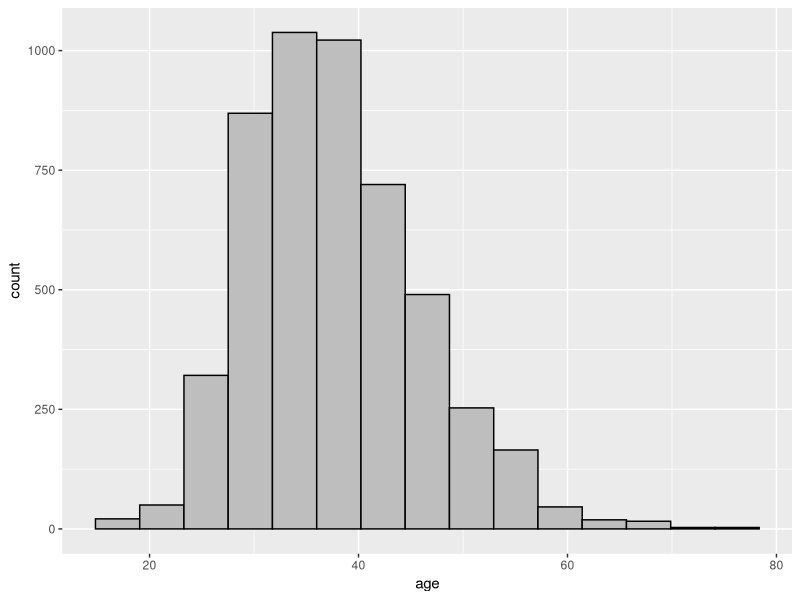
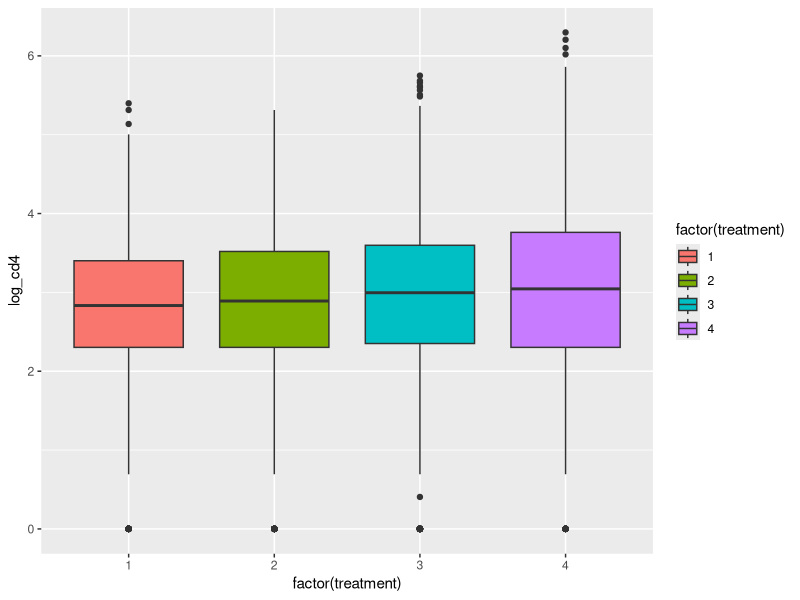
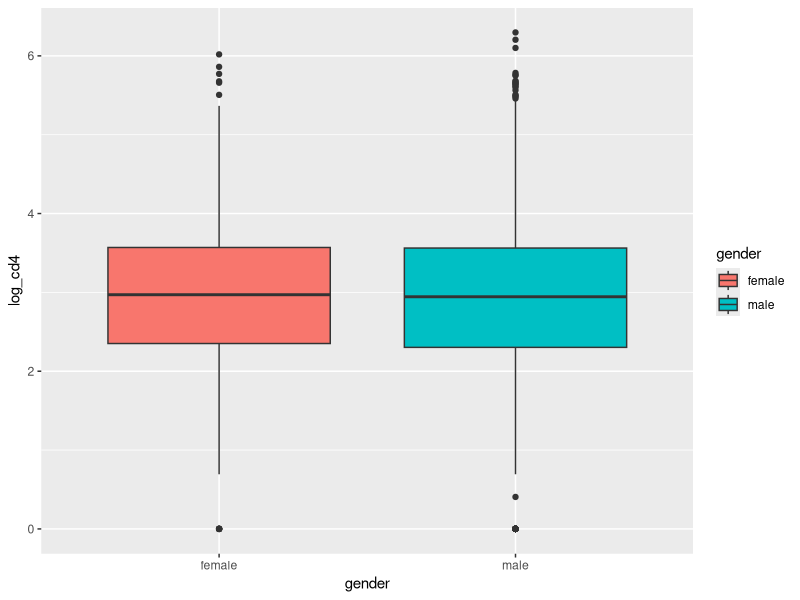
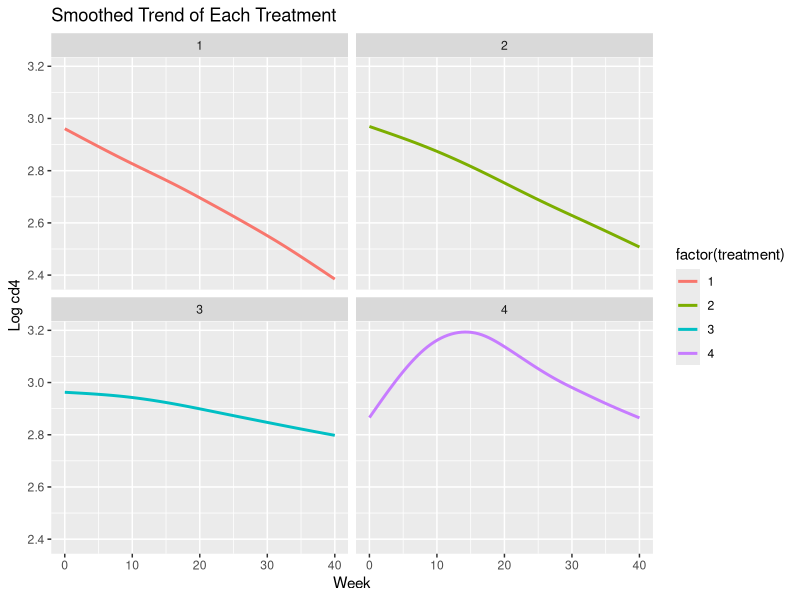
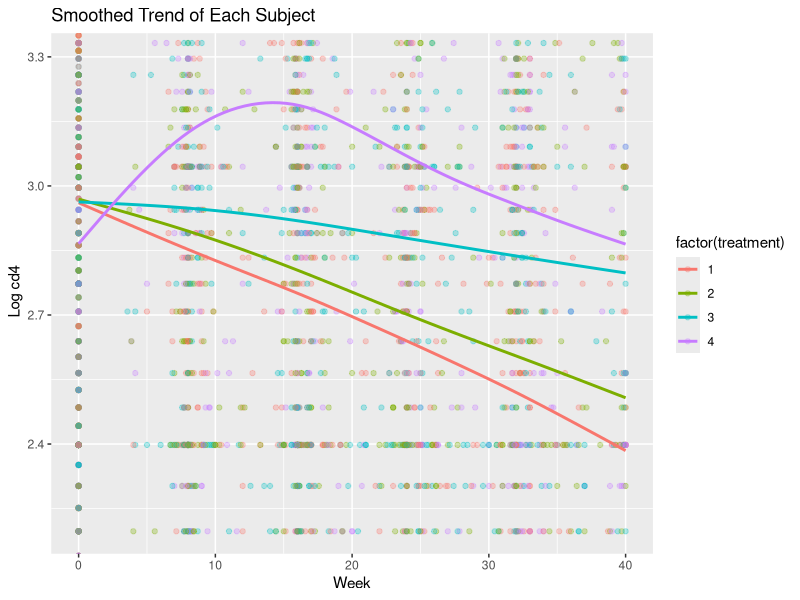
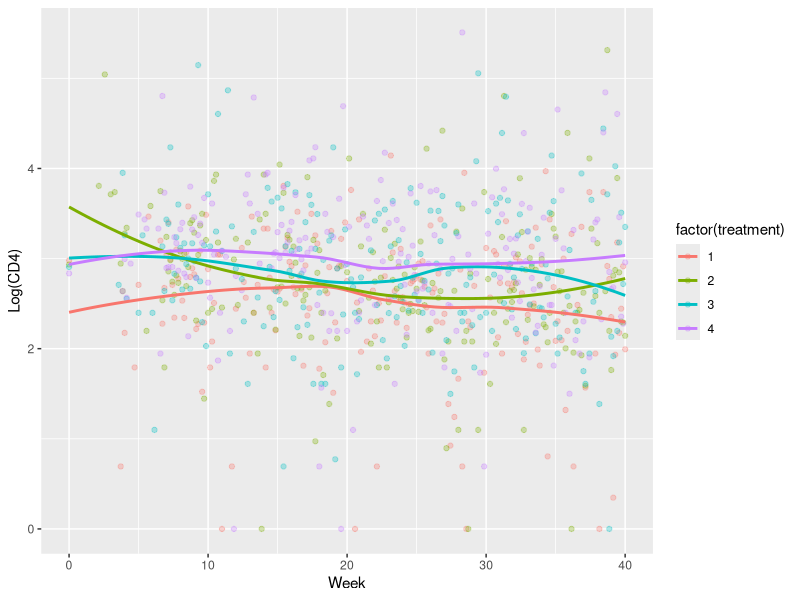
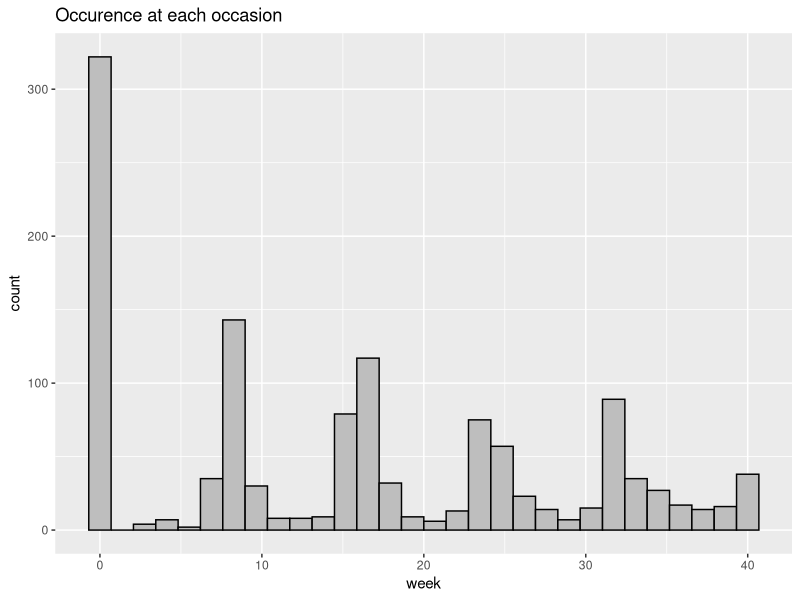
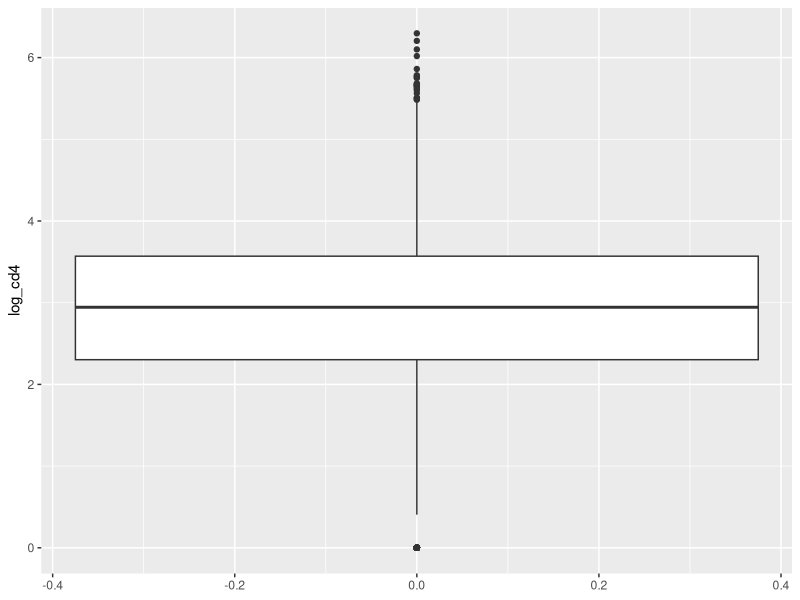

Reproduce these figures in R, in order. (Note: this script raises an error after producing the figures.)
## ---- chunk 1
library(tidyverse)
library(nlme)
library(mgcv)
aids = read.csv("aids.csv")

glimpse(aids)

head(aids)
## ---- chunk 2
subjects = unique(aids$id)
subjects = max(subjects)
subjects
## ---- chunk 3
x = aids %>% 
  group_by(id) %>% 
  filter(treatment == 4)


summary(aids$age)
## ---- chunk 4
summary(aids)

aids %>% 
  summarize(mean_log_cd4 = mean(log_cd4, na.rm = TRUE), 
            stdev_log_cd4 = sd(log_cd4, na.rm = TRUE))
aids %>% 
  group_by(treatment) %>% 
  summarize(mean_log_cd4 = mean(log_cd4, na.rm = TRUE), 
            stdev_log_cd4 = sd(log_cd4, na.rm = TRUE))
## ---- chunk 5
# Distribution of Age
aids %>% 
  ggplot(aes(x = age)) + 
  geom_histogram(bins = 15, color = "black", fill = "gray")
## ---- chunk 6
# Distribution of people in each treatment group
table(aids$treatment)
round(prop.table(table(aids$treatment)), 2)
## ---- chunk 7
#Boxplot based on treatment group
aids %>% 
  ggplot(aes(x = factor(treatment), y = log_cd4, 
             fill = factor(treatment))) +
  geom_boxplot()
## ---- chunk 8
#Boxplot based on gender
aids %>% 
  ggplot(aes(x = gender, y = log_cd4, fill = gender)) +
  geom_boxplot()
## ---- chunk 9
# Mean log_cd4 per week of each treatment 

aids %>% 
 ggplot(aes(x = week, y = log_cd4,  color =  factor(treatment))) +  
 labs(title = "Smoothed Trend of Each Treatment",
      y = "Log cd4", x = "Week") +
 geom_smooth(se = FALSE) +
  facet_wrap(~factor(treatment))

## ---- chunk 10

# Trends pf each subject per week separated by treatment
aids %>% 
 ggplot(aes(x = week, y = log_cd4, color = factor(treatment)))+
 geom_point(alpha = 0.3) +
 geom_smooth(se = FALSE) +
 coord_cartesian(ylim = c(2.2,3.3)) + 
 labs(title = "Smoothed Trend of Each Subject",
      y = " Log cd4", x = "Week")
## ---- chunk 11
aids %>% 
  group_by(treatment, week) %>% 
  summarize(mean_log_cd4 = mean(log_cd4, na.rm = TRUE)) %>% 
  ggplot(aes(x = week, y = mean_log_cd4, color = factor(treatment))) +
  geom_point(alpha = 0.3) +
  geom_smooth(method = "loess", se = FALSE) + 
  labs(x = "Week", y = "Log(CD4)")
## ---- chunk 12
aids %>%
  group_by(id) %>% 
  count() %>% 
  summary()
## ---- chunk 13
aids %>%
  group_by(treatment) %>% 
  distinct(id) %>% 
  count()
## ---- chunk 14
aids %>% 
  filter(treatment == 2) %>% 
  ggplot(aes(x = week)) +
  geom_histogram(color = "black", fill = "gray") +
  labs(title = "Occurence at each occasion ")
## ---- chunk 15
aids %>% 
  ggplot(aes(y = log_cd4)) +
  geom_boxplot()
## ---- chunk 16
#outliers values
tibble(outliers = boxplot.stats(aids$log_cd4)$out )

#number of outliers 
observerd = tibble(r = boxplot.stats(aids$log_cd4)$out) %>% 
  nrow()

#expected number of outliers are
expected = nrow(aids) * .05
## ---- chunk 17

aids %>% 
  ggplot(aes(x = log_cd4)) +
   geom_histogram(bins = 15, color = "black", fill = "gray") +
   labs(title = "Histogram of Log_cd4")
  

## ---- chunk 18

# Standardized of log_cd4 with mean 0 and sd 1 
log_cd4 = aids$log_cd4

scaled = scale(log_cd4)
colMeans(scaled)
apply(scaled, 2, sd)

tibble(r = scaled) %>% 
  ggplot(aes(x = r)) +
  geom_histogram( color = "black", fill = "gray") +
  labs(title = "Standardized Histogram of Log_cd4")
## ---- chunk 19
model1 = lme(log_cd4 ~ occasion + I(occasion^2) + 
               treatment + treatment:occasion + age + gender, data = aids,
             random = ~ occasion + I(occasion^2)| id,
             method = "REML")

## ---- chunk 20


aids = aids %>% 
  mutate(occasion = ceiling(week),
         gender = factor(gender, level = c("male", "female")),
         treatment = as.factor(treatment))



model1 = lme(log_cd4 ~ occasion*treatment + age + gender, data = aids,
             random = ~ occasion| id,
             method = "REML")

summary(model1)
## ---- chunk 21
model1 = lme(log_cd4 ~ occasion + I(occasion^2) + 
             treatment:occasion + age + gender, data = aids,
             random = ~ occasion + I(occasion^2)| id,
             method = "REML")

summary(model1)
## ---- chunk 22
model_no_gender = lme(log_cd4 ~ occasion + I(occasion^2) + 
             treatment:occasion + treatment:I(occasion^2) +
               age, data = aids,
             random = ~ occasion + I(occasion^2)| id,
             method = "ML")

model = lme(log_cd4 ~ occasion + I(occasion^2) + 
             treatment:occasion + treatment:I(occasion^2) + age + gender, data = aids,
             random = ~ occasion + I(occasion^2)| id,
             method = "ML")

anova(model_no_gender, model)
## ---- chunk 23
model_interactions = lme(log_cd4 ~  occasion + I(occasion^2) + 
             treatment:occasion + treatment:I(occasion^2) + 
               age, data = aids,
             random = ~ occasion + I(occasion^2)| id,
             method = "ML")

model_without_interaction = lme(log_cd4 ~  occasion + I(occasion^2) + 
             age, data = aids,
             random = ~ occasion + I(occasion^2)| id,
             method = "ML")

anova(model_interactions, model_without_interaction)
## ---- chunk 24


model_no_gender = lme(log_cd4 ~ occasion + I(occasion^2) + 
             treatment:occasion + treatment:I(occasion^2)
               +  age, data = aids,
             random = ~ occasion + I(occasion^2)| id,
             method = "REML")
summary(model_no_gender)
## ---- chunk 25
model_linear = lme(log_cd4 ~ occasion  + 
             treatment:occasion +  age, data = aids,
             random = ~ 1| id,
             method = "REML")

model_quadratic = lme(log_cd4 ~ occasion + I(occasion^2) + 
             treatment:occasion + treatment:I(occasion^2)
               +  age, data = aids,
             random = ~ occasion + I(occasion^2)| id,
             method = "REML")

summary(model_linear)
summary(model_quadratic)

## ---- chunk 26
aids <- aids %>% 
    mutate(knot_term = if_else(occasion > 20, occasion, 0)) %>% 
    relocate(knot_term, .after = occasion)

ctrl <- lmeControl(opt = 'optim')
model_spline = lme(log_cd4 ~ occasion + 
             treatment:occasion + age + knot_term, data = aids,
             random = ~ occasion + knot_term| id,
             method = "REML",
             control = ctrl)
summary(model_spline)
## ---- chunk 27
anova(model_linear, model_spline)
## ---- chunk 28
aids <- aids %>% 
    mutate(knot_term1 = if_else(treatment == 4, occasion^2, 0)) %>% 
    relocate(knot_term1, .after = occasion)

ctrl <- lmeControl(opt = 'optim')
model_spline2 = lme(log_cd4 ~ occasion + 
             treatment:occasion + age + knot_term1, data = aids,
             random = ~ occasion | id,
             method = "ML",
             control = ctrl)
summary(model_spline2)

ctrl <- lmeControl(opt = 'optim')
model_spline1 = lme(log_cd4 ~ occasion + 
             treatment:occasion + age + knot_term1, data = aids,
             random = ~ occasion + knot_term1| id,
             method = "ML",
             control = ctrl)
summary(model_spline1)
## ---- chunk 29
anova(model_spline, model_spline1)
anova(model_linear, model_spline1)
## ---- chunk 30
anova(model_quadratic, model_spline1)
## ---- chunk 31
ctrl <- lmeControl(opt = 'optim')
model_quad_splines = lme(log_cd4 ~ occasion + I(occasion^2) + 
             treatment:occasion + age + knot_term1, data = aids,
             random = ~ occasion + I(occasion^2) + knot_term1| id,
             method = "ML",
             control = ctrl)
summary(model_quad_splines)
## ---- chunk 32
anova(model_quadratic, model_quad_splines)
